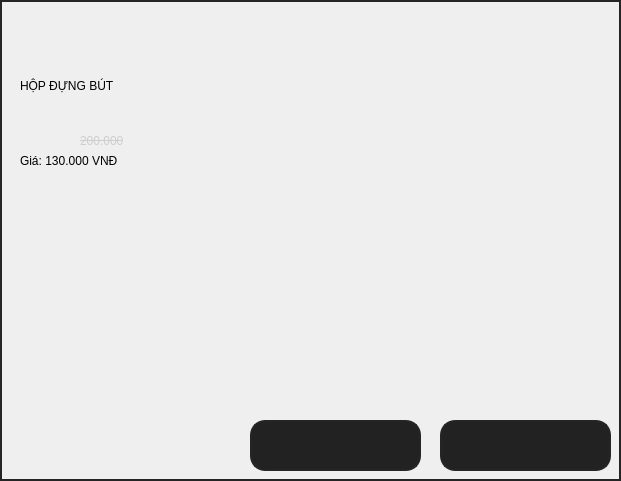
           <widget class="QWidget" name="widget_46" native="true">
            <property name="geometry">
             <rect>
              <x>570</x>
              <y>0</y>
              <width>621</width>
              <height>481</height>
             </rect>
            </property>
            <property name="styleSheet">
             <string notr="true">border: 2px solid rgb(37, 37, 37);
color: black;
font: 75 16pt &quot;MS Shell Dlg 2&quot;;</string>
            </property>
            <widget class="QLabel" name="label_52">
             <property name="geometry">
              <rect>
               <x>20</x>
               <y>30</y>
               <width>441</width>
               <height>111</height>
              </rect>
             </property>
             <property name="styleSheet">
              <string notr="true">border: 0;
background-color: 0</string>
             </property>
             <property name="text">
              <string>HỘP ĐỰNG BÚT</string>
             </property>
            </widget>
            <widget class="QLabel" name="label_53">
             <property name="geometry">
              <rect>
               <x>20</x>
               <y>150</y>
               <width>441</width>
               <height>21</height>
              </rect>
             </property>
             <property name="styleSheet">
              <string notr="true">border: 0;
background-color: 0</string>
             </property>
             <property name="text">
              <string>Giá: 130.000 VNĐ</string>
             </property>
            </widget>
            <widget class="QLabel" name="label_54">
             <property name="geometry">
              <rect>
               <x>80</x>
               <y>130</y>
               <width>161</width>
               <height>21</height>
              </rect>
             </property>
             <property name="styleSheet">
              <string notr="true">border: 0;
background-color: 0;
text-decoration: line-through;
font: 75 12pt &quot;MS Shell Dlg 2&quot;;
color: rgb(206, 206, 206);</string>
             </property>
             <property name="text">
              <string>200.000</string>
             </property>
            </widget>
            <widget class="QPushButton" name="bt_addhopbut">
             <property name="geometry">
              <rect>
               <x>250</x>
               <y>420</y>
               <width>171</width>
               <height>51</height>
              </rect>
             </property>
             <property name="styleSheet">
              <string notr="true">background-color: rgb(34, 34, 34);
border-radius: 15px</string>
             </property>
             <property name="text">
              <string/>
             </property>
             <property name="icon">
              <iconset>
               <normaloff>But_img/add.png</normaloff>But_img/add.png</iconset>
             </property>
             <property name="iconSize">
              <size>
               <width>400</width>
               <height>400</height>
              </size>
             </property>
            </widget>
            <widget class="QPushButton" name="bt_buyhopbut">
             <property name="geometry">
              <rect>
               <x>440</x>
               <y>420</y>
               <width>171</width>
               <height>51</height>
              </rect>
             </property>
             <property name="styleSheet">
              <string notr="true">background-color: rgb(34, 34, 34);
border-radius: 15px</string>
             </property>
             <property name="text">
              <string/>
             </property>
             <property name="icon">
              <iconset>
               <normaloff>But_img/buy.png</normaloff>But_img/buy.png</iconset>
             </property>
             <property name="iconSize">
              <size>
               <width>400</width>
               <height>400</height>
              </size>
             </property>
            </widget>
           </widget>
